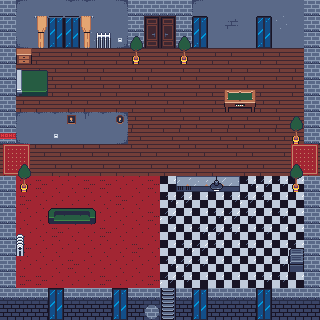

Below is a game level as drawn by its tile map, then a one-line description and the .tmx file that defines it, in full:
An orthogonal 20x20 tile map with 16x16 px tiles, 3 tile layers (terrain, upper, upper second), 3 tilesets.

<map version="1.10" tiledversion="1.11.2" orientation="orthogonal" renderorder="right-down" width="20" height="20" tilewidth="16" tileheight="16" infinite="0" nextlayerid="4" nextobjectid="1">
 <tileset firstgid="1" source="tileset_modern_rpg_background.tsx" />
 <tileset firstgid="257" source="tileset_modern_rpg_furniture.tsx" />
 <tileset firstgid="513" source="tileset_modern_rpg_props.tsx" />
 <layer id="1" name="terrain" width="20" height="20">
  <data encoding="csv">
86,41,57,57,42,42,57,2684354601,86,86,86,86,57,57,57,57,57,57,57,2684354601,
86,57,57,57,57,57,57,57,86,2147483976,328,86,57,57,58,57,57,45,57,57,
86,1610612777,57,57,57,45,57,3221225513,86,2147483992,344,86,57,57,57,57,57,57,57,57,
86,2,2,3,2,2,3,2,2,3,2,2,3,2,2,3,2,2,3,86,
86,3,2,2,3,2,2,3,2,2,3,2,2,3,2,2,3,2,2,86,
86,2,3,2,2,3,2,2,3,2,2,3,2,2,3,2,2,3,2,86,
86,2,2,3,2,2,3,2,2,3,2,2,3,2,2,3,2,2,3,86,
86,41,42,42,42,43,42,2684354601,2,2,3,2,2,3,2,2,3,2,2,86,
86,1610612777,57,57,57,57,57,3221225513,4,3,4,4,3,4,4,3,4,4,3,86,
4,3,4,4,3,4,4,3,4,4,3,4,4,3,4,4,3,4,4,3,
2,2,3,2,2,3,2,2,3,2,2,3,2,2,3,2,2,3,2,2,
86,228,227,228,228,227,227,228,228,227,246,247,248,246,246,247,248,247,246,86,
86,227,228,228,228,228,228,227,228,228,247,248,246,246,247,248,247,246,246,86,
86,228,228,228,227,228,228,228,228,227,248,246,246,247,248,247,246,247,246,86,
86,228,228,227,228,228,227,228,228,228,246,246,247,248,247,246,247,246,246,86,
86,227,228,228,228,228,228,228,227,228,246,247,248,247,246,247,246,246,247,86,
86,228,228,228,227,228,228,228,228,228,247,248,247,246,246,246,246,247,247,86,
86,227,227,228,228,228,227,228,228,227,248,247,246,246,246,246,247,247,246,86,
87,87,87,53,87,87,87,53,87,87,87,87,53,87,87,87,53,87,87,87,
53,53,53,53,53,53,53,53,53,88,53,53,53,53,53,53,53,53,53,53
</data>
 </layer>
 <layer id="2" name="upper" width="20" height="20">
  <data encoding="csv">
0,0,0,0,0,0,0,0,0,0,0,0,0,0,0,0,0,0,0,0,
0,0,0,324,324,0,0,0,0,0,0,0,324,0,0,0,324,0,0,0,
0,0,521,340,340,0,452,520,0,0,0,0,340,0,0,0,340,0,0,0,
0,278,0,0,0,0,0,0,0,0,0,0,0,0,0,0,0,0,0,0,
0,2147484015,2147484014,0,0,0,0,0,0,0,0,0,0,0,0,0,0,0,0,0,
0,2147484031,2147484030,0,0,0,0,0,0,0,0,0,0,0,301,302,0,0,0,0,
0,0,0,0,0,0,0,0,0,0,0,0,0,0,317,318,0,0,0,0,
0,0,0,0,642,0,0,643,0,0,0,0,0,0,0,0,0,0,0,0,
660,0,0,520,0,0,0,0,0,0,0,0,0,0,0,0,0,0,0,0,
465,466,0,0,0,0,0,0,0,0,0,0,0,0,0,0,0,0,465,466,
481,482,0,0,0,0,0,0,0,0,0,0,0,0,0,0,0,0,481,482,
0,0,0,0,0,0,0,0,0,0,0,438,439,439,440,0,0,0,0,0,
0,0,0,0,0,0,0,0,0,0,0,0,0,0,0,0,0,0,0,0,
0,0,0,401,402,403,0,0,0,0,0,0,0,0,0,0,0,0,0,0,
0,0,0,0,0,0,0,0,0,0,0,0,0,0,0,0,0,0,0,0,
0,0,0,0,0,0,0,0,0,0,0,0,0,0,0,0,0,0,737,0,
0,0,0,0,0,0,0,0,0,0,0,0,0,0,0,0,0,0,753,0,
0,0,0,0,0,0,0,0,0,0,0,0,0,0,0,0,0,0,0,0,
0,0,0,324,0,0,0,324,0,0,33,0,324,0,0,0,324,0,0,0,
0,0,0,340,0,0,0,340,0,0,33,0,340,0,0,0,340,0,0,0
</data>
 </layer>
 <layer id="3" name="upper second" width="20" height="20">
  <data encoding="csv">
0,0,0,0,0,0,0,0,0,0,0,0,41,0,0,0,0,0,0,86,
0,0,397,398,398,399,0,0,0,0,0,0,0,0,0,0,0,0,0,86,
0,0,413,0,0,415,0,0,363,0,0,363,0,0,0,0,0,0,0,86,
0,0,0,0,0,0,0,0,379,0,0,379,0,0,0,0,0,0,0,0,
0,0,0,0,0,0,0,0,0,0,0,0,0,0,0,0,0,0,0,0,
0,0,0,0,0,0,0,0,0,0,0,0,0,0,0,0,0,0,0,0,
0,0,0,0,0,0,0,0,0,0,0,0,0,0,0,0,0,0,0,0,
0,0,0,0,0,0,0,0,0,0,0,0,0,0,0,0,0,0,363,0,
0,0,0,0,0,0,0,0,0,0,0,0,0,0,0,0,0,0,379,0,
0,0,0,0,0,0,0,0,0,0,0,0,0,0,0,0,0,0,0,0,
0,363,0,0,0,0,0,0,0,0,0,0,0,0,0,0,0,0,363,0,
0,379,0,0,0,0,0,0,0,0,0,0,0,456,0,0,0,0,379,0,
0,0,0,0,0,0,0,0,0,0,0,0,0,0,0,0,0,0,0,0,
0,0,0,0,0,0,0,0,0,0,0,0,0,0,0,0,0,0,0,0,
0,437,0,0,0,0,0,0,0,0,0,0,0,0,0,0,0,0,0,0,
0,453,0,0,0,0,0,0,0,0,0,0,0,0,0,0,0,0,0,0,
0,0,0,0,0,0,0,0,0,0,0,0,0,0,0,0,0,0,0,0,
0,0,0,0,0,0,0,0,0,0,0,0,0,0,0,0,0,0,0,0,
0,0,0,0,0,0,0,0,0,0,0,0,0,0,0,0,0,0,0,0,
0,0,0,0,0,0,0,0,0,0,0,0,0,0,0,0,0,0,0,0
</data>
 </layer>
</map>
